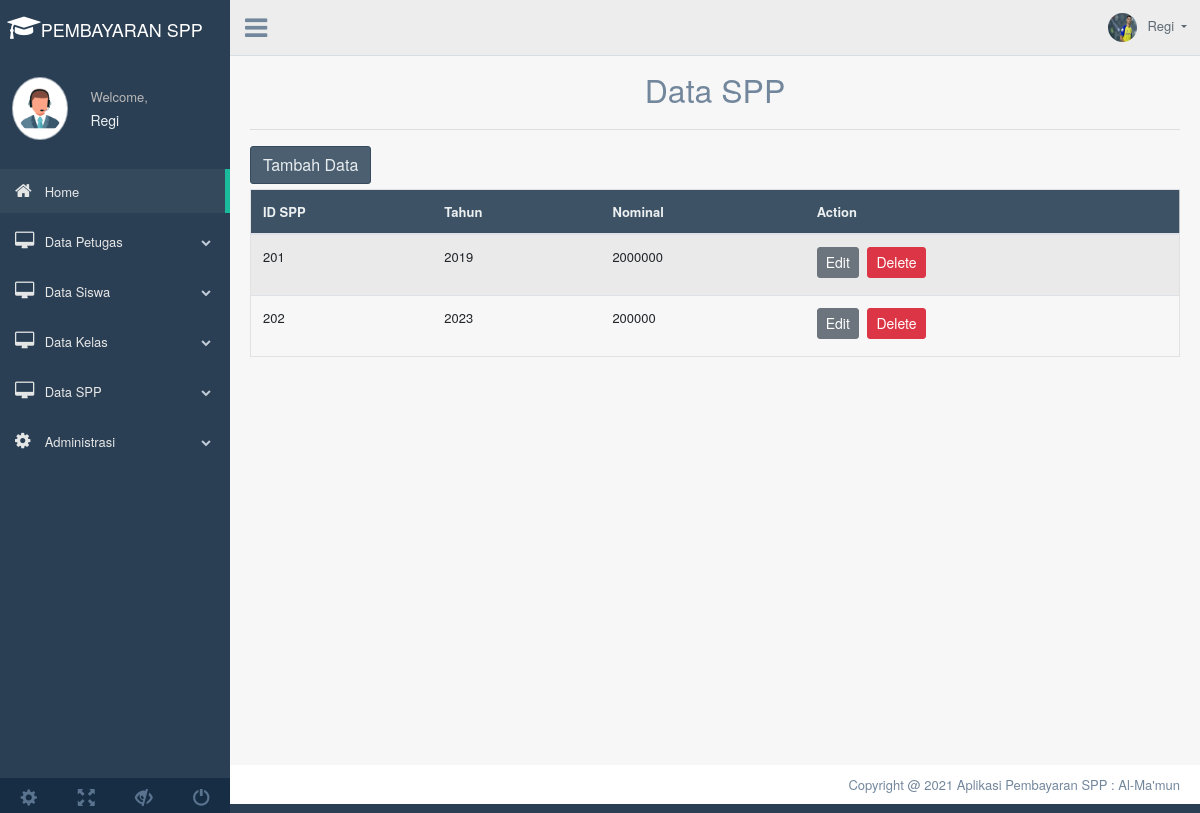
The page /beranda.php?page=tampil_spp (signed in) on the database its author committed.
### tables this page shows
CREATE TABLE `spp` (
  `id_spp` int(11) NOT NULL,
  `tahun` int(11) DEFAULT NULL,
  `nominal` int(11) DEFAULT NULL
);

### tampilspp.php (the view, shortened to what this page needs)
<?php
include('config.php');
?>
	<div class="container" style="margin-top:20px">
		<center><font size="6">Data SPP</font></center>
		<hr>
		<a href="beranda.php?page=tambah_spp"><button class="btn btn-dark right">Tambah Data</button></a>
		<div class="table-responsive">
		<table class="table table-striped jambo_table bulk_action">
			<thead>
				<tr>
					<th>ID SPP</th>
					<th>Tahun</th>
					<th>Nominal</th>
					<th>Action</th>
				</tr>
			</thead>
			<tbody>
				<?php
				$sql = mysqli_query($koneksi, "SELECT * FROM spp ORDER BY id_spp ASC") or die(mysqli_error($koneksi));
				if(mysqli_num_rows($sql) > 0){
					while($data = mysqli_fetch_assoc($sql)){
						echo '
						<tr>
							<td>'.$data['id_spp'].'</td>
							<td>'.$data['tahun'].'</td>
							<td>'.$data['nominal'].'</td>
                            <td>
								<a href="beranda.php?page=edit_spp&id_spp='.$data['id_spp'].'" class="btn btn-secondary btn-sm">Edit</a>
								<a href="deletespp.php?id_spp='.$data['id_spp'].'" class="btn btn-danger btn-sm" onclick="return confirm(\'Yakin ingin menghapus data ini?\')">Delete</a>
							</td>
						</tr>
						';
					}
				}else{
					echo '
					<tr>
						<td colspan="6">Tidak ada data.</td>
					</tr>
					';
				}
				?>
		</table>
	</div>
	</div>

### rows shown on the page
spp: id_spp "201", tahun "2019", nominal "2000000"
spp: id_spp "202", tahun "2023", nominal "200000"

### other values the page prints
$_SESSION['username'] "Regi"
